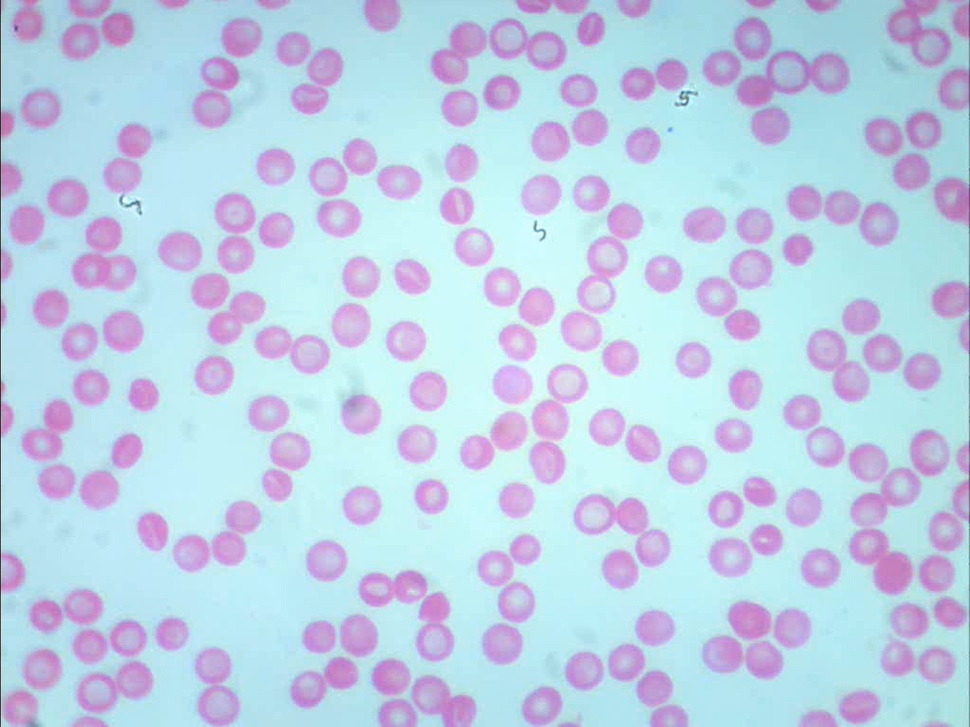
#> input picture Creating_bin_img/photo_01.png, 970 x 727 px, shrunk from 1441 x 1080 before the run, found by its file name
$ python create_hist_grey.py
#> lines starting #> are read from the running program, lines starting #| are printed output that depends on the picture
import os
import cv2 as cv
import matplotlib.pyplot as plt
from matplotlib.widgets import Slider

# dir path of analyze photo
folder_path = r"C:\\Users\\Kasia\\OV_notebooks\\openvino_env\\Scripts\\openvino_notebooks\\notebooks\\000-erytrocyty\\data\\rav"


def draw_histogram(image, channel, title):
    # Calculate histogram for 256 canals
    hist = cv.calcHist([image], [channel], None, [256], [0, 256])

    # draw histogram with settings below
    plt.plot(hist, color='gray')
    plt.title(title)
    plt.xlabel('Wartość piksela')
    plt.ylabel('Ilość pikseli')
    plt.xlim([0, 256])
    plt.show()

# name of analyze photo
source_file = "photo_01.png"
# path of analyze photo
img_path = os.path.join(folder_path, source_file)

# load image in color
img = cv.imread(img_path, cv.IMREAD_COLOR)
#> img is the input picture: shape (727, 970, 3); mean B, G, R 231.2, 209.9, 189.7

assert img is not None, "file could not be read, check with os.path.exists()"

# convert image to grey scale
gray_img = cv.cvtColor(img, cv.COLOR_BGR2GRAY)
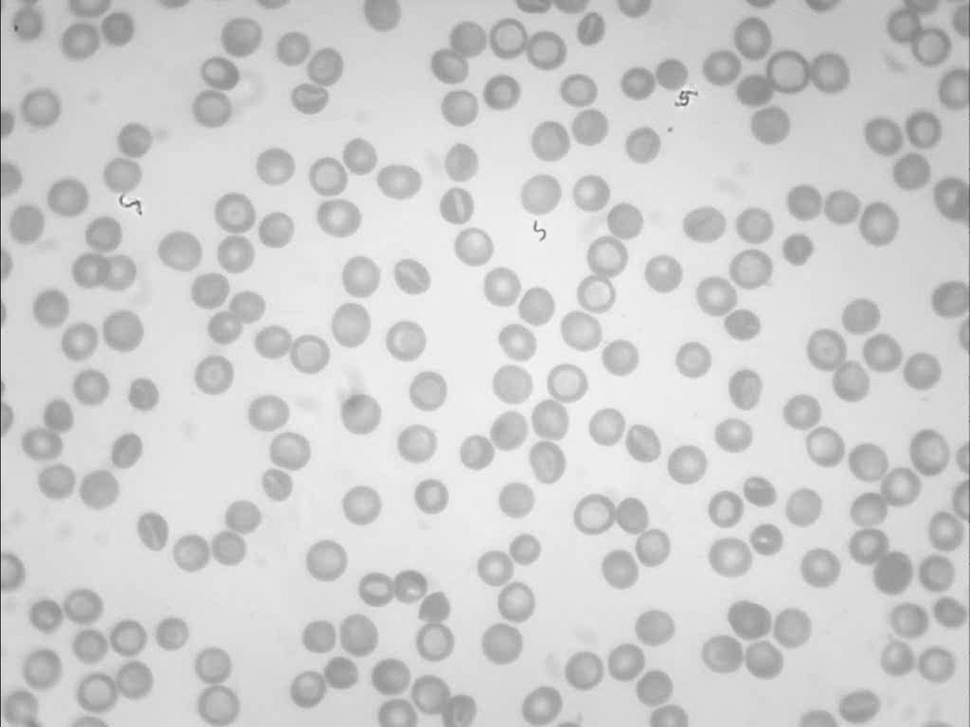
#> gray_img: shape (727, 970); min 47, max 247, mean 206.3

# Draw histogram in gray scale for canals 0-255
draw_histogram(gray_img, 0, 'Histogram dla kanału 0')
#> in draw_histogram, `hist = cv.calcHist([image], [channel], None, [256], [0, 256])`: hist = 256 values, max 21598 at index 215, min 0 at index 0, mean 2754.6
#> in draw_histogram, `plt.show()`:
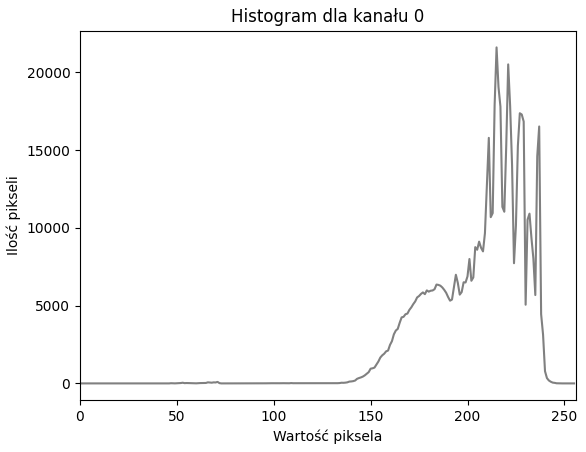
#> figure drawn by matplotlib, 1 panel; curve peaks at x = 215, y = 21598
